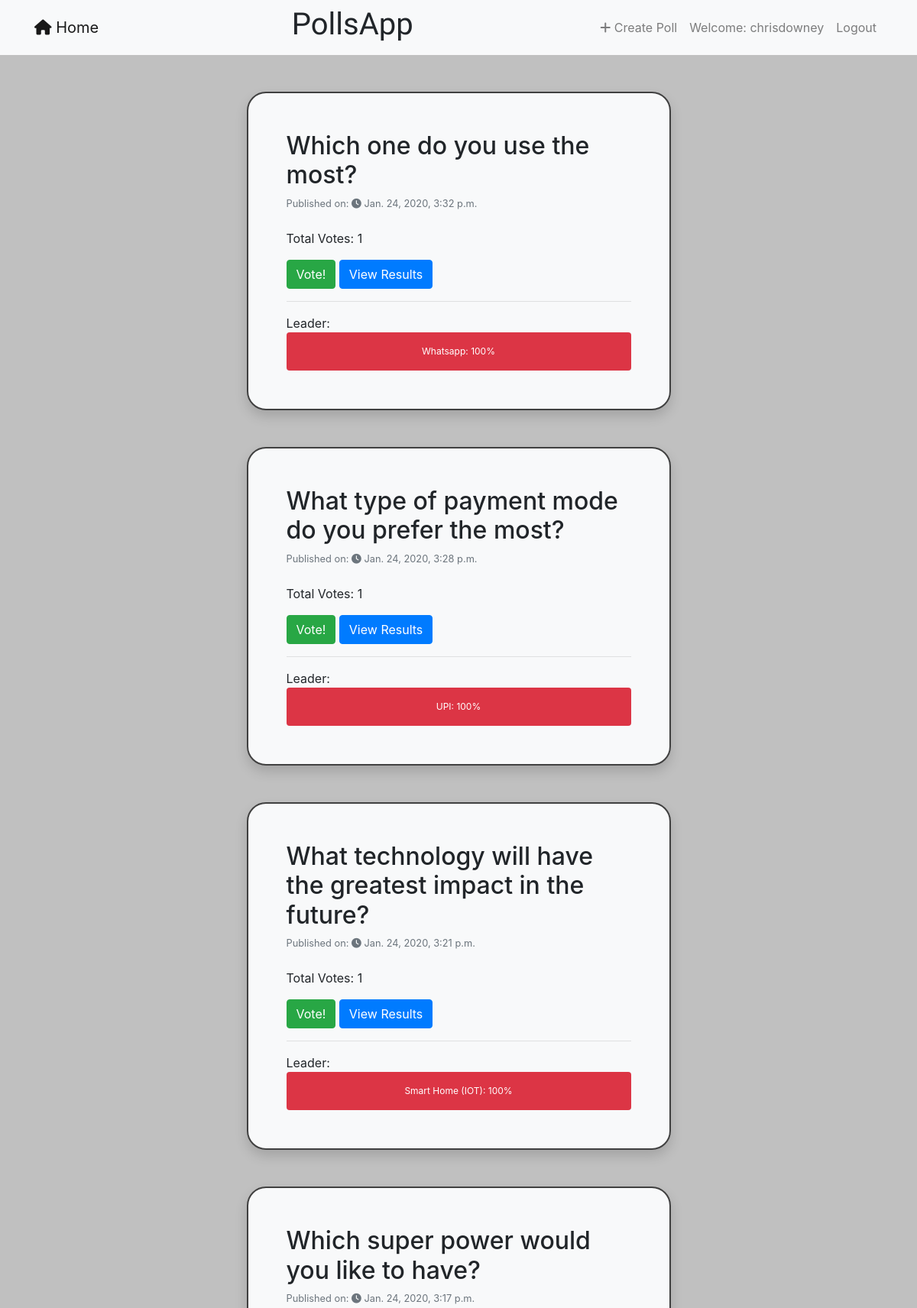
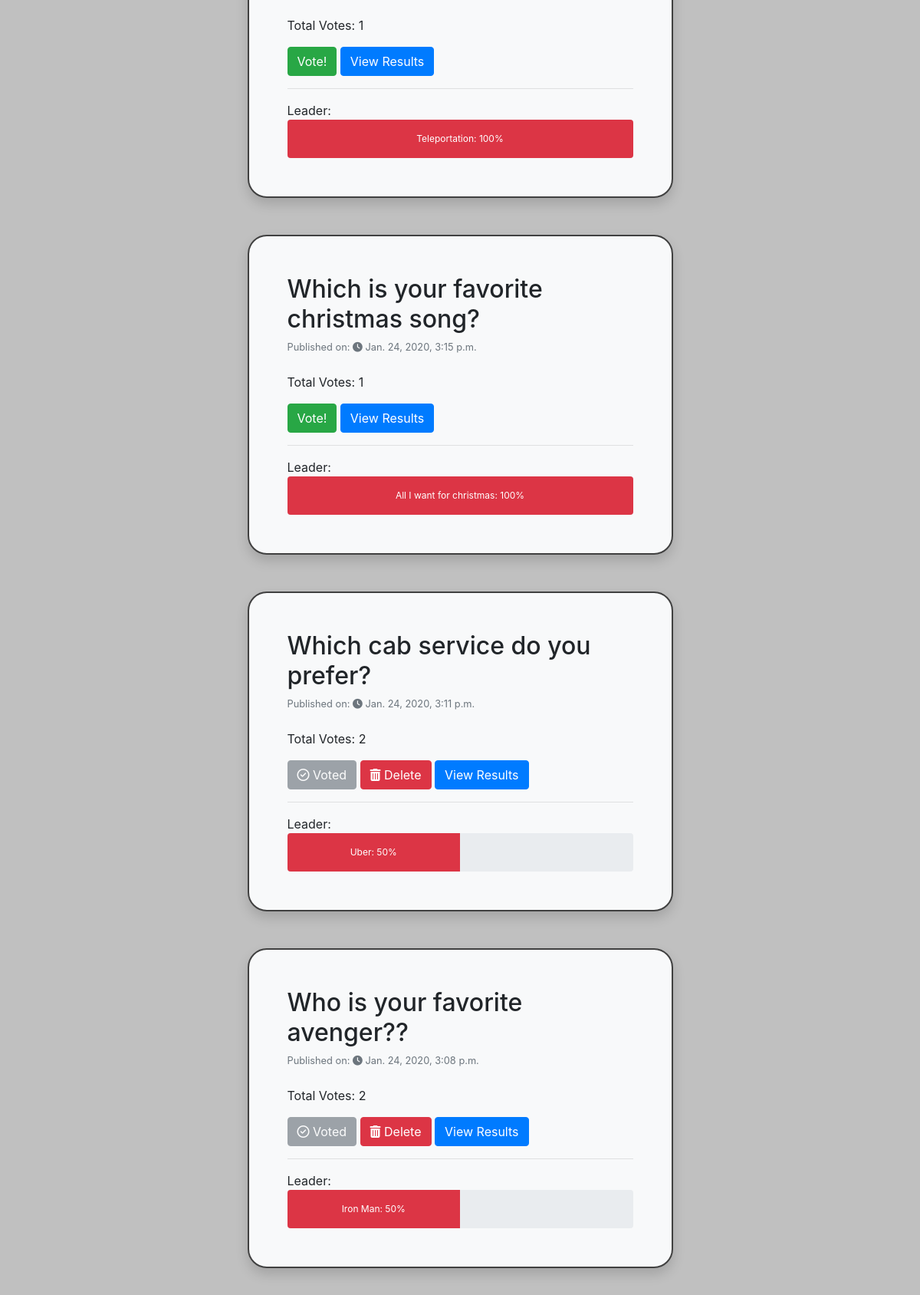
/polls/ (signed in, upper part), run on the app's committed database (2 pictures, top to bottom).
### polls/models.py (models this page shows, shortened)
class Question(models.Model):
    user = models.ForeignKey(User, on_delete=models.CASCADE)
    question_text = models.CharField(max_length=200)
    pub_date = models.DateTimeField('Date Published',default=timezone.now)
    no_of_choices = models.IntegerField('Number of Choices', default=0)
    voted_by = models.ManyToManyField(User, blank=True, related_name='questions_voted')
    class Meta:
        ordering = ['-pub_date']
    def get_total_votes(self):
        total_votes = 0
        for choice in self.choice_set.all():
            total_votes+=choice.votes
        return total_votes
    def get_leader(self):
        total_votes = self.get_total_votes()
        if total_votes == 0:
            total_votes = 1
        leader = []
        choice = self.choice_set.all()[0]
        leader.append(choice.choice_text)
        leader.append(int((choice.votes/total_votes)*100))
        return leader

class Choice(models.Model):
    question = models.ForeignKey(Question, on_delete=models.CASCADE)
    choice_text = models.CharField(max_length=200)
    votes = models.IntegerField(default=0)
    class Meta:
        ordering = ['-votes']

### polls/views.py (the view)
# urls.py: path('', views.IndexView.as_view(), name='index'),
class IndexView(generic.ListView):
    model = Question
    template_name = 'polls/index.html'
    context_object_name = 'latest_question_list'

### polls/templates/polls/index.html
{% extends "base.html" %}
{% load static %}
{% block content %}
{% if latest_question_list %}
  {% for question in latest_question_list %}
  <br>
  <div class="rcorners2 shadow">
      <h2>{{question.question_text}}?</h2>
      <small class="form-text text-muted">Published on:
        <i class="fas fa-clock"></i>
        <time>{{question.pub_date}}</time>
      </small>
      <br>
      <p>Total Votes: {{question.get_total_votes}} </p>
      {% if user.is_authenticated %}
      {% if question in user.questions_voted.all %}
      <button type="button" class="btn btn-secondary" disabled>
        <i class="far fa-check-circle"></i>
        Voted
      </button>
      {% else %}
      <a type="button" href="{% url 'polls:detail' question.id %}" class="btn btn-success">
        Vote!
      </a>
      {% endif %}
      {% if question.user == user %}
      <a type="button" href="{% url 'polls:delete' question.id %}" class="btn btn-danger">
        <i class="fas fa-trash-alt"></i>
        Delete
      </a>
      {% endif %}
      {% endif %}
      <a type="button" href="{% url 'polls:results' question.id %}" class="btn btn-primary">
        View Results
      </a>
      <hr>
      Leader:
      <div class="progress" style="height: 50px;">
          <div class="progress-bar progress-bar bg-danger" role="progressbar" style="width:{{question.get_leader.1}}%">
            {{question.get_leader.0}}: {{question.get_leader.1}}%
          </div>
      </div>
  </div>
  <br>
{% endfor %}
{% else %}
    <p>No polls are available.</p>
{% endif %}
{% endblock %}

### templates/base.html (shortened to what this page needs)
<!DOCTYPE html>
{% load static %}
<html lang="en" dir="ltr">
  <head>
    <link rel="stylesheet" href="https://stackpath.bootstrapcdn.com/bootstrap/4.4.1/css/bootstrap.min.css">
    <link href="https://stackpath.bootstrapcdn.com/font-awesome/4.7.0/css/font-awesome.min.css" rel="stylesheet">
    <link rel="stylesheet" href="{% static 'css/main.css' %}">
  </head>
  <body>
    <header>
      <nav class="navbar navbar-expand-lg navbar-light bg-light ">
        <div class="container">
          <a class="navbar-brand" href="{% url 'polls:index' %}">
            <i class="fas fa-home"></i>
            Home
          </a>
          <h1 style="font-family: 'Indie Flower', cursive;">PollsApp</h1>
          <ul class="nav navbar-nav nav-fill">
            {% if user.is_authenticated %}
            <li class="nav-item">
              <a class="nav-link" href="{% url 'polls:create' %}">
              <i class="fas fa-plus"></i>
              Create Poll
              </a>
            </li class="nav-item">
            <li class="nav-item nav-link">Welcome: {{user.username}}</li>
            <li class="nav-item"><a class="nav-link" href="{% url 'accounts:logout' %}">Logout</a></li>
            {% else %}
            <li class="nav-item"><a class="nav-link" href="{% url 'login' %}">Login</a></li>
            <li class="nav-item"><a class="nav-link" href="{% url 'accounts:signup' %}">Sign Up</a></li>
            <li class="nav-item"><a class="nav-link" href="{% url 'about' %}">About</a></li>
            {% endif %}
          </ul>
        </div>
      </nav>
    </header>
    <div class="container">
      <br>
      {% block content %}
      {% endblock %}
      <br>
    </div>
  </body>
</html>

### static/css/main.css (style rules this page uses)
.rcorners2 { background-color: #F8F9FA; border-radius: 25px; border: 2px solid #404040; padding: 50px; width: 50%; height: 50%; align: center; margin: auto; }
body { background-color: #C0C0C0; }

### data on the page
Question: question_text "Which one do you use the most", pub_date "Jan. 24, 2020, 3:32 p.m.", get_total_votes "1", shows "Vote!", get_leader.0 "Whatsapp", get_leader.1 "100"
Question: question_text "What type of payment mode do you prefer the most", pub_date "Jan. 24, 2020, 3:28 p.m.", get_total_votes "1", shows "Vote!", get_leader.0 "UPI", get_leader.1 "100"
Question: question_text "What technology will have the greatest impact in the future", pub_date "Jan. 24, 2020, 3:21 p.m.", get_total_votes "1", shows "Vote!", get_leader.0 "Smart Home (IOT)", get_leader.1 "100"
Question: question_text "Which super power would you like to have", pub_date "Jan. 24, 2020, 3:17 p.m.", get_total_votes "1", shows "Vote!", get_leader.0 "Teleportation", get_leader.1 "100"
Question: question_text "Which is your favorite christmas song", pub_date "Jan. 24, 2020, 3:15 p.m.", get_total_votes "1", shows "Vote!", get_leader.0 "All I want for christmas", get_leader.1 "100"
Question: question_text "Which cab service do you prefer", pub_date "Jan. 24, 2020, 3:11 p.m.", get_total_votes "2", shows "Voted", shows "Delete", get_leader.0 "Uber", get_leader.1 "50"
Question: question_text "Who is your favorite avenger?", pub_date "Jan. 24, 2020, 3:08 p.m.", get_total_votes "2", shows "Voted", shows "Delete", get_leader.0 "Iron Man", get_leader.1 "50"

### other printed values
{{ user.username }} "chrisdowney"
